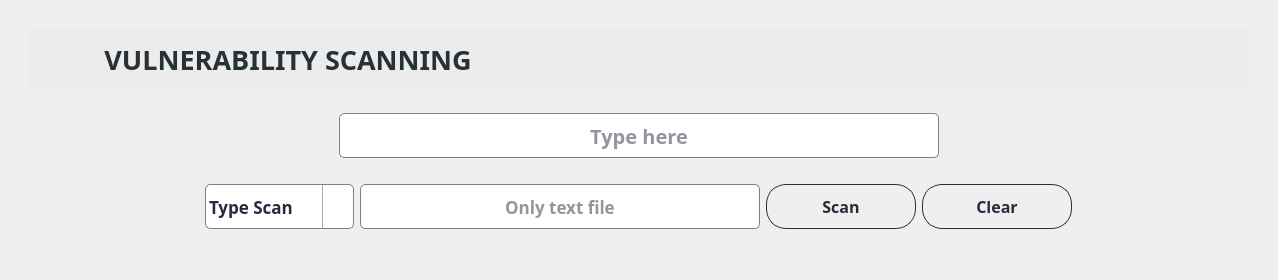
        <widget class="QWidget" name="page_vulnerability">
         <layout class="QHBoxLayout" name="horizontalLayout_29">
          <item>
           <widget class="QWidget" name="widget_64" native="true">
            <property name="styleSheet">
             <string notr="true">QWidget#widget_67 {
    border: 1px solid rgb(237, 236, 237); /* Set the &quot;groove&quot; border style for the specific widgets */
	background-color: rgb(237, 236, 237);
}
</string>
            </property>
            <layout class="QVBoxLayout" name="verticalLayout_37">
             <item>
              <widget class="QWidget" name="widget_65" native="true">
               <layout class="QVBoxLayout" name="verticalLayout_38">
                <item>
                 <widget class="QWidget" name="widget_67" native="true">
                  <property name="minimumSize">
                   <size>
                    <width>1220</width>
                    <height>60</height>
                   </size>
                  </property>
                  <property name="maximumSize">
                   <size>
                    <width>1220</width>
                    <height>60</height>
                   </size>
                  </property>
                  <layout class="QVBoxLayout" name="verticalLayout_39">
                   <item alignment="Qt::AlignLeft">
                    <widget class="QLabel" name="label_vulnerability">
                     <property name="minimumSize">
                      <size>
                       <width>500</width>
                       <height>40</height>
                      </size>
                     </property>
                     <property name="maximumSize">
                      <size>
                       <width>500</width>
                       <height>40</height>
                      </size>
                     </property>
                     <property name="font">
                      <font>
                       <family>Bahnschrift SemiBold</family>
                       <pointsize>20</pointsize>
                       <weight>75</weight>
                       <bold>true</bold>
                      </font>
                     </property>
                     <property name="styleSheet">
                      <string notr="true">color: rgba(40,43,61,255) ;color: rgb(38, 50, 56);</string>
                     </property>
                     <property name="text">
                      <string>VULNERABILITY SCANNING</string>
                     </property>
                     <property name="alignment">
                      <set>Qt::AlignCenter</set>
                     </property>
                    </widget>
                   </item>
                  </layout>
                 </widget>
                </item>
                <item>
                 <widget class="QWidget" name="widget_68" native="true">
                  <layout class="QVBoxLayout" name="verticalLayout_40">
                   <item alignment="Qt::AlignHCenter">
                    <widget class="QWidget" name="widget_69" native="true">
                     <layout class="QVBoxLayout" name="verticalLayout_41">
                      <item>
                       <widget class="QLineEdit" name="lineEdit_vulner">
                        <property name="minimumSize">
                         <size>
                          <width>600</width>
                          <height>45</height>
                         </size>
                        </property>
                        <property name="font">
                         <font>
                          <family>Bahnschrift SemiBold</family>
                          <pointsize>15</pointsize>
                          <weight>75</weight>
                          <bold>true</bold>
                         </font>
                        </property>
                        <property name="styleSheet">
                         <string notr="true">QLineEdit {
  border: 1px solid gray;
  color: rgba(40,43,61,255);
  border-radius: 5px;
}

QLineEdit:hover {
  border: 2px solid;
  border-color: rgba(0,143,255,255);
}
QLineEdit:focus {
  border: 1px solid;
  border-color: rgba(88,199,141,255);
}
</string>
                        </property>
                        <property name="alignment">
                         <set>Qt::AlignCenter</set>
                        </property>
                        <property name="placeholderText">
                         <string>Type here</string>
                        </property>
                       </widget>
                      </item>
                     </layout>
                    </widget>
                   </item>
                   <item alignment="Qt::AlignHCenter">
                    <widget class="QWidget" name="widget_70" native="true">
                     <layout class="QHBoxLayout" name="horizontalLayout_30">
                      <item>
                       <widget class="QComboBox" name="dropdown_typeScan">
                        <property name="minimumSize">
                         <size>
                          <width>119</width>
                          <height>45</height>
                         </size>
                        </property>
                        <property name="maximumSize">
                         <size>
                          <width>160</width>
                          <height>41</height>
                         </size>
                        </property>
                        <property name="font">
                         <font>
                          <family>Bahnschrift SemiBold</family>
                          <pointsize>13</pointsize>
                          <weight>75</weight>
                          <bold>true</bold>
                         </font>
                        </property>
                        <property name="cursor">
                         <cursorShape>PointingHandCursor</cursorShape>
                        </property>
                        <property name="styleSheet">
                         <string notr="true">QComboBox {
        border: 1px solid gray;
        border-radius: 5px;
        padding: 1px 18px 1px 3px;
        min-width: 6em;
		color: rgba(40,43,61,255) ;

 }
 QComboBox:drop-down {
	subcontrol-origin: padding;
	subcontrol-position: top right;
	width: 30px;
	border-left-width: 1px;
	border-left-color: darkgray;
	border-left-style: solid;
	border-top-right-radius: 3px;
	border-bottom-right-radius: 3px;	
}
QComboBox::down-arrow {
	
			image: url(&quot;D:/ISAN Security Gizmo Box/assets/icons/icons8-expand-arrow-30.png&quot;);

}
QComboBox:hover {
	border: 1px solid;
   border-color:  rgba(0,143,255,255);
}

</string>
                        </property>
                        <property name="iconSize">
                         <size>
                          <width>10</width>
                          <height>10</height>
                         </size>
                        </property>
                        <item>
                         <property name="text">
                          <string>Type Scan</string>
                         </property>
                        </item>
                        <item>
                         <property name="text">
                          <string>Stealth</string>
                         </property>
                        </item>
                        <item>
                         <property name="text">
                          <string>Agressive</string>
                         </property>
                        </item>
                        <item>
                         <property name="text">
                          <string>Adaptive</string>
                         </property>
                        </item>
                        <item>
                         <property name="text">
                          <string>Vulner.NSE</string>
                         </property>
                        </item>
                       </widget>
                      </item>
                      <item>
                       <widget class="QLineEdit" name="lineEdit_inputFilevulner">
                        <property name="minimumSize">
                         <size>
                          <width>400</width>
                          <height>45</height>
                         </size>
                        </property>
                        <property name="maximumSize">
                         <size>
                          <width>400</width>
                          <height>40</height>
                         </size>
                        </property>
                        <property name="font">
                         <font>
                          <family>Bahnschrift SemiBold</family>
                          <pointsize>13</pointsize>
                          <weight>75</weight>
                          <bold>true</bold>
                         </font>
                        </property>
                        <property name="styleSheet">
                         <string notr="true">QLineEdit {
  border: 1px solid gray;
  color: rgba(40,43,61,255);
  border-radius: 5px;
}

QLineEdit:hover {
  border: 2px solid;
  border-color: rgba(0,143,255,255);
}
QLineEdit:focus {
  border: 1px solid;
  border-color: rgba(88,199,141,255);
}
</string>
                        </property>
                        <property name="alignment">
                         <set>Qt::AlignCenter</set>
                        </property>
                        <property name="readOnly">
                         <bool>true</bool>
                        </property>
                        <property name="placeholderText">
                         <string>Only text file</string>
                        </property>
                       </widget>
                      </item>
                      <item>
                       <widget class="QPushButton" name="btn_scanVulner">
                        <property name="minimumSize">
                         <size>
                          <width>150</width>
                          <height>45</height>
                         </size>
                        </property>
                        <property name="maximumSize">
                         <size>
                          <width>150</width>
                          <height>40</height>
                         </size>
                        </property>
                        <property name="font">
                         <font>
                          <family>Bahnschrift SemiBold</family>
                          <pointsize>12</pointsize>
                          <weight>75</weight>
                          <bold>true</bold>
                         </font>
                        </property>
                        <property name="cursor">
                         <cursorShape>PointingHandCursor</cursorShape>
                        </property>
                        <property name="styleSheet">
                         <string notr="true">QPushButton {    
    border: 1px solid rgba(40,43,61,255) ;
    border-radius: 20px;
    padding: 5px 10px;
	color: rgba(40,43,61,255) ;
}

QPushButton:hover {
    background-color: ;
}
</string>
                        </property>
                        <property name="text">
                         <string>Scan</string>
                        </property>
                        <property name="icon">
                         <iconset>
                          <normaloff>../icons/icon-scan.png</normaloff>../icons/icon-scan.png</iconset>
                        </property>
                        <property name="iconSize">
                         <size>
                          <width>30</width>
                          <height>30</height>
                         </size>
                        </property>
                       </widget>
                      </item>
                      <item>
                       <widget class="QPushButton" name="btn_clearVulner">
                        <property name="minimumSize">
                         <size>
                          <width>150</width>
                          <height>45</height>
                         </size>
                        </property>
                        <property name="maximumSize">
                         <size>
                          <width>150</width>
                          <height>40</height>
                         </size>
                        </property>
                        <property name="font">
                         <font>
                          <family>Bahnschrift SemiBold</family>
                          <pointsize>12</pointsize>
                          <weight>75</weight>
                          <bold>true</bold>
                         </font>
                        </property>
                        <property name="cursor">
                         <cursorShape>PointingHandCursor</cursorShape>
                        </property>
                        <property name="styleSheet">
                         <string notr="true">QPushButton {    
    border: 1px solid rgba(40,43,61,255) ;
    border-radius: 20px;
    padding: 5px 10px;
	color: rgba(40,43,61,255) ;
}

QPushButton:hover {
    background-color: ;
}
</string>
                        </property>
                        <property name="text">
                         <string>Clear</string>
                        </property>
                        <property name="icon">
                         <iconset>
                          <normaloff>../icons/icon-clear.png</normaloff>../icons/icon-clear.png</iconset>
                        </property>
                        <property name="iconSize">
                         <size>
                          <width>30</width>
                          <height>30</height>
                         </size>
                        </property>
                       </widget>
                      </item>
                     </layout>
                    </widget>
                   </item>
                  </layout>
                 </widget>
                </item>
               </layout>
              </widget>
             </item>
             <item>
              <widget class="QWidget" name="widget_66" native="true"/>
             </item>
            </layout>
           </widget>
          </item>
         </layout>
        </widget>
